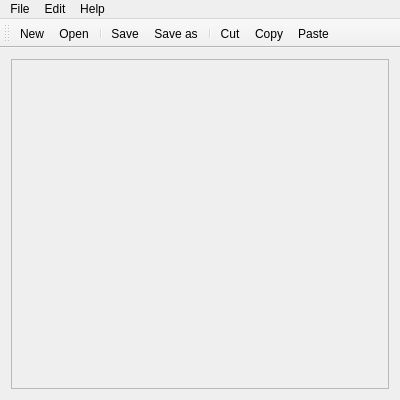
<?xml version="1.0" encoding="UTF-8"?>
<ui version="4.0">
 <class>MainWindow</class>
 <widget class="QMainWindow" name="MainWindow">
  <property name="geometry">
   <rect>
    <x>0</x>
    <y>0</y>
    <width>400</width>
    <height>400</height>
   </rect>
  </property>
  <property name="minimumSize">
   <size>
    <width>300</width>
    <height>300</height>
   </size>
  </property>
  <property name="windowTitle">
   <string>MainWindow</string>
  </property>
  <property name="documentMode">
   <bool>false</bool>
  </property>
  <widget class="QWidget" name="centralWidget">
   <layout class="QGridLayout" name="gridLayout">
    <item row="0" column="0">
     <widget class="QPlainTextEdit" name="plainTextEdit">
      <property name="enabled">
       <bool>false</bool>
      </property>
     </widget>
    </item>
   </layout>
  </widget>
  <widget class="QMenuBar" name="menuBar">
   <property name="geometry">
    <rect>
     <x>0</x>
     <y>0</y>
     <width>400</width>
     <height>21</height>
    </rect>
   </property>
   <widget class="QMenu" name="menuFile">
    <property name="title">
     <string>File</string>
    </property>
    <addaction name="actionNew"/>
    <addaction name="actionOpen"/>
    <addaction name="separator"/>
    <addaction name="actionSave"/>
    <addaction name="actionSave_as"/>
    <addaction name="separator"/>
    <addaction name="actionExit"/>
   </widget>
   <widget class="QMenu" name="menuEdit">
    <property name="title">
     <string>Edit</string>
    </property>
    <addaction name="actionPaste"/>
    <addaction name="actionCut"/>
    <addaction name="actionCopy"/>
    <addaction name="separator"/>
    <addaction name="actionSelect_all"/>
    <addaction name="actionUndo_action"/>
   </widget>
   <widget class="QMenu" name="menuHelp">
    <property name="title">
     <string>Help</string>
    </property>
    <addaction name="actionAbout_program"/>
    <addaction name="separator"/>
    <addaction name="actionHelp"/>
   </widget>
   <addaction name="menuFile"/>
   <addaction name="menuEdit"/>
   <addaction name="menuHelp"/>
  </widget>
  <widget class="QToolBar" name="toolBar">
   <property name="windowTitle">
    <string>toolBar</string>
   </property>
   <attribute name="toolBarArea">
    <enum>TopToolBarArea</enum>
   </attribute>
   <attribute name="toolBarBreak">
    <bool>false</bool>
   </attribute>
   <addaction name="actionNew"/>
   <addaction name="actionOpen"/>
   <addaction name="separator"/>
   <addaction name="actionSave"/>
   <addaction name="actionSave_as"/>
   <addaction name="separator"/>
   <addaction name="actionCut"/>
   <addaction name="actionCopy"/>
   <addaction name="actionPaste"/>
  </widget>
  <action name="actionNew">
   <property name="icon">
    <iconset resource="resource.qrc">
     <normaloff>:/icons/newicon.png</normaloff>:/icons/newicon.png</iconset>
   </property>
   <property name="text">
    <string>New</string>
   </property>
   <property name="shortcut">
    <string>Ctrl+N</string>
   </property>
  </action>
  <action name="actionOpen">
   <property name="icon">
    <iconset resource="resource.qrc">
     <normaloff>:/icons/openicon.png</normaloff>:/icons/openicon.png</iconset>
   </property>
   <property name="text">
    <string>Open</string>
   </property>
   <property name="shortcut">
    <string>Ctrl+O</string>
   </property>
  </action>
  <action name="actionSave">
   <property name="icon">
    <iconset resource="resource.qrc">
     <normaloff>:/icons/saveicon.png</normaloff>:/icons/saveicon.png</iconset>
   </property>
   <property name="text">
    <string>Save</string>
   </property>
   <property name="shortcut">
    <string>Ctrl+S</string>
   </property>
  </action>
  <action name="actionSave_as">
   <property name="icon">
    <iconset resource="resource.qrc">
     <normaloff>:/icons/saveasicon.png</normaloff>:/icons/saveasicon.png</iconset>
   </property>
   <property name="text">
    <string>Save as...</string>
   </property>
   <property name="shortcut">
    <string>Ctrl+Shift+S</string>
   </property>
  </action>
  <action name="actionExit">
   <property name="icon">
    <iconset resource="resource.qrc">
     <normaloff>:/icons/quiticon.png</normaloff>:/icons/quiticon.png</iconset>
   </property>
   <property name="text">
    <string>Exit</string>
   </property>
   <property name="shortcut">
    <string>Ctrl+Q</string>
   </property>
  </action>
  <action name="actionPaste">
   <property name="icon">
    <iconset resource="resource.qrc">
     <normaloff>:/icons/pasteicon.png</normaloff>:/icons/pasteicon.png</iconset>
   </property>
   <property name="text">
    <string>Paste</string>
   </property>
   <property name="shortcut">
    <string>Ctrl+V</string>
   </property>
  </action>
  <action name="actionCut">
   <property name="icon">
    <iconset resource="resource.qrc">
     <normaloff>:/icons/cuticon.png</normaloff>:/icons/cuticon.png</iconset>
   </property>
   <property name="text">
    <string>Cut</string>
   </property>
   <property name="shortcut">
    <string>Ctrl+X</string>
   </property>
  </action>
  <action name="actionCopy">
   <property name="icon">
    <iconset resource="resource.qrc">
     <normaloff>:/icons/copyicon.jpg</normaloff>:/icons/copyicon.jpg</iconset>
   </property>
   <property name="text">
    <string>Copy</string>
   </property>
   <property name="shortcut">
    <string>Ctrl+C</string>
   </property>
  </action>
  <action name="actionSelect_all">
   <property name="icon">
    <iconset resource="resource.qrc">
     <normaloff>:/icons/selectallicon.png</normaloff>:/icons/selectallicon.png</iconset>
   </property>
   <property name="text">
    <string>Select all</string>
   </property>
   <property name="shortcut">
    <string>Ctrl+A</string>
   </property>
  </action>
  <action name="actionUndo_action">
   <property name="icon">
    <iconset resource="resource.qrc">
     <normaloff>:/icons/undoicon.png</normaloff>:/icons/undoicon.png</iconset>
   </property>
   <property name="text">
    <string>Undo</string>
   </property>
   <property name="shortcut">
    <string>Ctrl+Z</string>
   </property>
  </action>
  <action name="actionAbout_program">
   <property name="icon">
    <iconset resource="resource.qrc">
     <normaloff>:/icons/abouticon.jpg</normaloff>:/icons/abouticon.jpg</iconset>
   </property>
   <property name="text">
    <string>About program</string>
   </property>
   <property name="shortcut">
    <string>Shift+F1</string>
   </property>
  </action>
  <action name="actionHelp">
   <property name="icon">
    <iconset resource="resource.qrc">
     <normaloff>:/icons/helpicon.png</normaloff>:/icons/helpicon.png</iconset>
   </property>
   <property name="text">
    <string>Help</string>
   </property>
   <property name="shortcut">
    <string>F1</string>
   </property>
  </action>
 </widget>
 <layoutdefault spacing="6" margin="11"/>
 <resources>
  <include location="resource.qrc"/>
 </resources>
 <connections/>
</ui>
